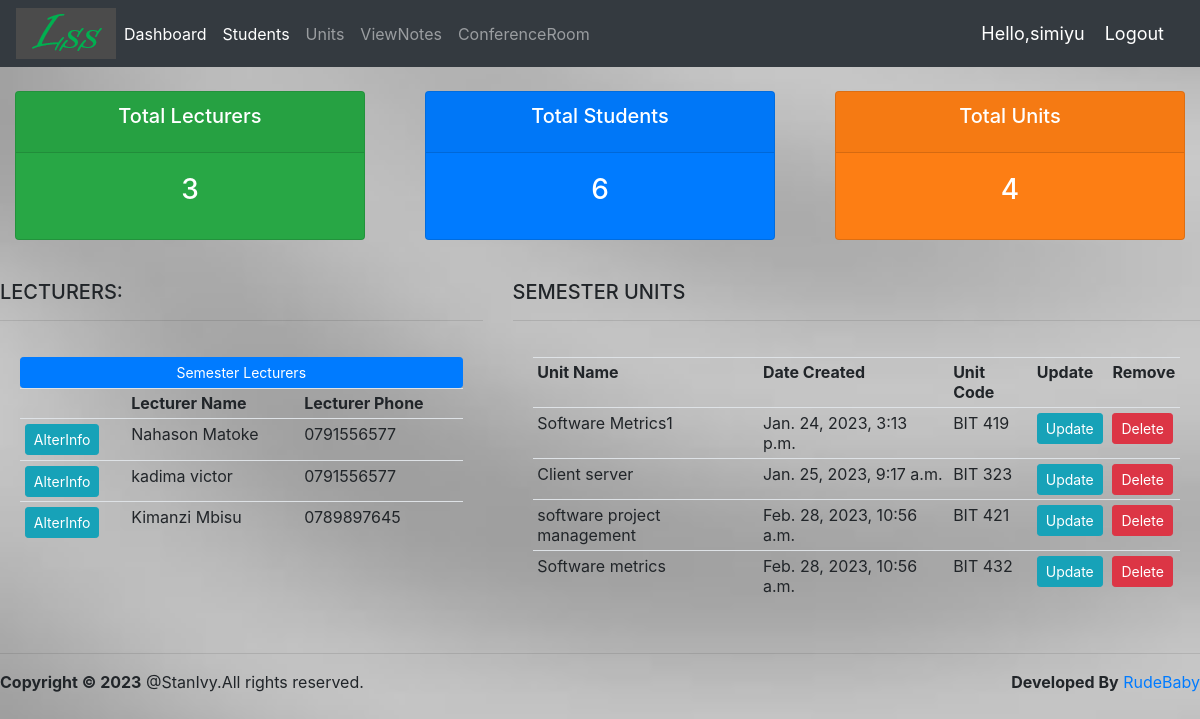
Screenshot of / (signed in) with the database file from the repository.
### events/models.py (models this page shows, shortened)
class teacher(models.Model):
    user = models.OneToOneField(User,null=True, blank=True, on_delete=models.CASCADE)
    name = models.CharField(max_length=200, null=True)
    phone = models.CharField(max_length=200, null=True)
    email = models.CharField(max_length=200, null=True)
    date_created = models.DateTimeField(auto_now_add=True, null=True)

class unit(models.Model):
    student = models.ForeignKey(student, null=True, on_delete=models.SET_NULL)
    teacher = models.ForeignKey(teacher, null=True, on_delete=models.SET_NULL)
    Book    = models.ForeignKey(Book,null=True,on_delete=models.SET_NULL)
    unitcode = models.CharField(max_length=200, null=True)
    unitname = models.CharField(max_length=200, null=True)
    date_created = models.DateTimeField(auto_now_add=True, null=True)

### events/decorators.py (the view)
    def wrapper_function(request, *args, **kwargs):
        group = None
        if request.user.groups.exists():
            group = request.user.groups.all()[0].name
            if group=='student':
                return redirect('students')
            if group=='teacher':
                return redirect('teacher/1')
            if group == 'admin':
                return view_func(request, *args, **kwargs)

### events/views.py (called while the page is built)
@login_required(login_url='login')
@admin_only
def home(request):
    students = student.objects.all()
    units = unit.objects.all()
    teachers = teacher.objects.all()
    total_teachers= teachers.count()
    total_units = units.count()
    total_students =students.count()
    context = {'units':units,'teachers':teachers,
               'total_units':total_units,
               'total_students':total_students,
               'total_teachers':total_teachers}
    return render(request,'events/dashboard.html',context)

### events/templates/events/dashboard.html
{% extends 'events/main.html'%}
{% load static %}
{% block content %}
{% include 'events/status.html'%}
<body style="background-image:url('{% static 'images/image5.jpg' %}');background-repeat:no-repeat;background-size:100;">
<br>
<div class ='row'>
    <div class="col-md-5">
        <h5>LECTURERS:</h5>
        <hr>
        <div class="'card card-body">
            <a class="btn btn-primary btn-sm btn-block "  href="">Semester Lecturers</a>
            <table class="table table-sm">
                <tr>
                    <th></th>
                    <th>Lecturer Name</th>
                    <th>Lecturer Phone</th>
                </tr>
                {%for i in teachers %}
                   <tr>
                       <td><a class="btn btn-sm btn-info" href="{% url 'teacher' i.id %}">AlterInfo</a> </td>
                       <td>{{i.name}}</td>
                       <td>{{i.phone}}</td>
                   </tr>
                {% endfor%}
            </table>
        </div>
    </div>
     <div class="col-md-7">
        <h5>SEMESTER UNITS</h5>
        <hr>
        <div class="'card card-body">
            <table class="table table-sm">
                <tr>
                    <th>Unit Name</th>
                    <th>Date Created</th>
                    <th>Unit Code</th>
                    <th>Update</th>
                    <th>Remove</th>
                </tr>
                {%for i in units %}
                   <tr>
                       <td>{{i.unitname}}</td>
                       <td>{{i.date_created }}</td>
                       <td>{{i.unitcode}}</td>
                       <td><a class="btn btn-sm btn-info" href="{% url 'update_unit' i.id %}">Update</a> </td>
                       <td><a class="btn btn-sm btn-danger" href="{% url 'delete_unit' i.id %}">Delete</a> </td>
                   </tr>
                {% endfor%}
            </table>
        </div>
    </div>
</div>
{% endblock %}

### events/templates/events/main.html (shortened to what this page needs)
{% load static %}
<html>
<head>
	<link rel="stylesheet" href="https://cdn.jsdelivr.net/npm/bootstrap@4.3.1/dist/css/bootstrap.min.css">
<link rel="stylesheet" type="text/css" href="{% static '/css/main.css' %}">
</head>
<body>
	{% include 'events/navbar.html' %}
	{% block content %}
	{% endblock %}
	<hr>
	 <footer class="main-footer">
    <strong>Copyright &copy; <script>document.write(new Date().getFullYear())</script></strong> @StanIvy.All rights reserved.
		 <div class="float-right d-none d-sm-inline-block">
			 <b>Developed By</b> <a href="https://github.com/rudebaby254/lecturer-students-units-management-system/tree/main">RudeBaby</a>
		 </div>
  </footer>
</body>
</html>

### events/templates/events/navbar.html (shortened to what this page needs)
{% load static %}
<nav class="navbar navbar-expand-lg navbar-dark bg-dark">
    <img src="{% static 'images/class1.png' %}">
  <div class="collapse navbar-collapse" id="navbarNav">
    <ul class="navbar-nav">
        {% if request.user.is_staff %}
      <li class="nav-item active">
        <a class="nav-link" href="{% url 'home' %}">Dashboard</a>
      </li>
        {% endif %}
      <li class="nav-item active">
       <a class="nav-link" href="{% url 'students' %}">Students</a>
      </li>
         <li class="nav-item ">
       <a class="nav-link" href="{% url 'unit' %}">Units</a>
      </li>
        <li class="nav-item ">
       <a class="nav-link" href="{% url 'book_list' %}">ViewNotes</a>
      </li>
        <li class="nav-item ">
       <a class="nav-link" href="{% url 'chat' %} ">ConferenceRoom</a>
      </li>
      </ul>
  </div>
    <span class="hello-msg">Hello,{{request.user}}</span>
        <span ><a class="hello-msg" href="{% url 'logout' %}">Logout</a> </span>
</nav>

### events/templates/events/status.html
<br>
<div class="row">
    <div class="col">
    <div class="col-md">
        <div class="card text-center text-white mb-3" id="total-orders">
            <div class="card-header">
                <h5 class="card-title">Total Lecturers</h5>
            </div>
            <div class="card-body">
                <h3 class="card-title">{{total_teachers}}</h3>
            </div>
        </div>
    </div>
</div>
<div class="col">
    <div class="col-md">
        <div class="card text-center text-white mb-3" id="orders-delivered">
            <div class="card-header">
                <h5 class="card-title">Total Students</h5>
            </div>
            <div class="card-body">
                <h3 class="card-title">{{total_students}}</h3>
            </div>
        </div>
    </div>
</div>
<div class="col">
    <div class="col-md">
               <div class="card text-center text-white mb-3" id="orders-pending">
            <div class="card-header">
                <h5 class="card-title">Total Units</h5>
            </div>
            <div class="card-body">
                <h3 class="card-title">{{total_units}}</h3>
            </div>
        </div>
    </div>
</div>
</div>

### static/css/main.css (style rules this page uses)
body { background-color:#ebeff5; }
#total-orders { background-color:#28a745; }
#orders-delivered { background-color:#007bff; }
#orders-pending { background-color:#fd7e14; }
body { background-image:url(admin.jpg); background-size:100%; }

### events/templates/events/navbar.html (style rules this page uses)
.hello-msg { font-size: 18px; color:#fff; margin-right: 20px }

### rows the page displays
teacher: name "Nahason Matoke", phone "0791556577"
teacher: name "kadima victor", phone "0791556577"
teacher: name "Kimanzi Mbisu", phone "0789897645"
unit: unitname "Software Metrics1", date_created "Jan. 24, 2023, 3:13 p.m.", unitcode "BIT 419"
unit: unitname "Client server", date_created "Jan. 25, 2023, 9:17 a.m.", unitcode "BIT 323"
unit: unitname "software project management", date_created "Feb. 28, 2023, 10:56 a.m.", unitcode "BIT 421"
unit: unitname "Software metrics", date_created "Feb. 28, 2023, 10:56 a.m.", unitcode "BIT 432"

### other values shown
{{ request.user }} "simiyu"
{{ total_teachers }} "3"
{{ total_students }} "6"
{{ total_units }} "4"
